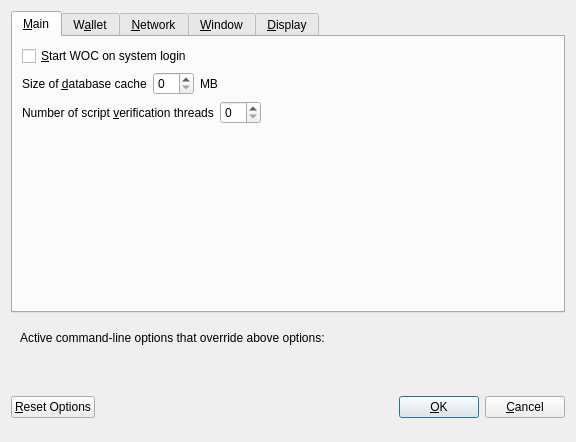
<?xml version="1.0" encoding="UTF-8"?>
<ui version="4.0">
 <class>OptionsDialog</class>
 <widget class="QDialog" name="OptionsDialog">
  <property name="geometry">
   <rect>
    <x>0</x>
    <y>0</y>
    <width>576</width>
    <height>442</height>
   </rect>
  </property>
  <property name="windowTitle">
   <string>Options</string>
  </property>
  <property name="modal">
   <bool>true</bool>
  </property>
  <layout class="QVBoxLayout" name="verticalLayout">
   <item>
    <widget class="QTabWidget" name="tabWidget">
     <property name="currentIndex">
      <number>0</number>
     </property>
     <widget class="QWidget" name="tabMain">
      <attribute name="title">
       <string>&amp;Main</string>
      </attribute>
      <layout class="QVBoxLayout" name="verticalLayout_Main">
       <item>
        <widget class="QCheckBox" name="bitcoinAtStartup">
         <property name="toolTip">
          <string>Automatically start WOC after logging in to the system.</string>
         </property>
         <property name="text">
          <string>&amp;Start WOC on system login</string>
         </property>
        </widget>
       </item>
       <item>
        <layout class="QHBoxLayout" name="horizontalLayout_2_Main">
         <item>
          <widget class="QLabel" name="databaseCacheLabel">
           <property name="text">
            <string>Size of &amp;database cache</string>
           </property>
           <property name="textFormat">
            <enum>Qt::PlainText</enum>
           </property>
           <property name="buddy">
            <cstring>databaseCache</cstring>
           </property>
          </widget>
         </item>
         <item>
          <widget class="QSpinBox" name="databaseCache"/>
         </item>
         <item>
          <widget class="QLabel" name="databaseCacheUnitLabel">
           <property name="text">
            <string>MB</string>
           </property>
           <property name="textFormat">
            <enum>Qt::PlainText</enum>
           </property>
          </widget>
         </item>
         <item>
          <spacer name="horizontalSpacer_2_Main">
           <property name="orientation">
            <enum>Qt::Horizontal</enum>
           </property>
           <property name="sizeHint" stdset="0">
            <size>
             <width>40</width>
             <height>20</height>
            </size>
           </property>
          </spacer>
         </item>
        </layout>
       </item>
       <item>
        <layout class="QHBoxLayout" name="horizontalLayout_3_Main">
         <item>
          <widget class="QLabel" name="threadsScriptVerifLabel">
           <property name="text">
            <string>Number of script &amp;verification threads</string>
           </property>
           <property name="textFormat">
            <enum>Qt::PlainText</enum>
           </property>
           <property name="buddy">
            <cstring>threadsScriptVerif</cstring>
           </property>
          </widget>
         </item>
         <item>
          <widget class="QSpinBox" name="threadsScriptVerif">
           <property name="toolTip">
            <string>(0 = auto, &lt;0 = leave that many cores free)</string>
           </property>
          </widget>
         </item>
         <item>
          <spacer name="horizontalSpacer_3_Main">
           <property name="orientation">
            <enum>Qt::Horizontal</enum>
           </property>
           <property name="sizeHint" stdset="0">
            <size>
             <width>40</width>
             <height>20</height>
            </size>
           </property>
          </spacer>
         </item>
        </layout>
       </item>
       <item>
        <spacer name="verticalSpacer_2">
         <property name="orientation">
          <enum>Qt::Vertical</enum>
         </property>
         <property name="sizeHint" stdset="0">
          <size>
           <width>20</width>
           <height>40</height>
          </size>
         </property>
        </spacer>
       </item>
      </layout>
     </widget>
     <widget class="QWidget" name="tabWallet">
      <attribute name="title">
       <string>W&amp;allet</string>
      </attribute>
      <layout class="QVBoxLayout" name="verticalLayout_Wallet">
       <item>
        <layout class="QHBoxLayout" name="horizontalLayout_2_Wallet">
         <item>
          <widget class="QLabel" name="labelStakeSplitThresholdText">
           <property name="text">
            <string>Stake split threshold:</string>
           </property>
          </widget>
         </item>
         <item>
          <widget class="QSpinBox" name="spinBoxStakeSplitThreshold">
           <property name="minimum">
            <number>1</number>
           </property>
           <property name="maximum">
            <number>999999</number>
           </property>
          </widget>
         </item>
        </layout>
       </item>
       <item>
        <widget class="QGroupBox" name="groupBox">
         <property name="title">
          <string>Expert</string>
         </property>
         <layout class="QVBoxLayout" name="verticalLayout_2">
          <item>
           <widget class="QCheckBox" name="coinControlFeatures">
            <property name="toolTip">
             <string>Whether to show coin control features or not.</string>
            </property>
            <property name="text">
             <string>Enable coin &amp;control features</string>
            </property>
           </widget>
          </item>
          <item>
           <widget class="QCheckBox" name="showMasternodesTab">
            <property name="toolTip">
             <string>Show additional tab listing all your masternodes in first sub-tab&lt;br/&gt;and all masternodes on the network in second sub-tab.</string>
            </property>
            <property name="text">
             <string>Show Masternodes Tab</string>
            </property>
           </widget>
          </item>
          <item>
           <widget class="QCheckBox" name="spendZeroConfChange">
            <property name="toolTip">
             <string>If you disable the spending of unconfirmed change, the change from a transaction&lt;br/&gt;cannot be used until that transaction has at least one confirmation.&lt;br/&gt;This also affects how your balance is computed.</string>
            </property>
            <property name="text">
             <string>&amp;Spend unconfirmed change</string>
            </property>
           </widget>
          </item>
         </layout>
        </widget>
       </item>
       <item>
        <spacer name="verticalSpacer_Wallet">
         <property name="orientation">
          <enum>Qt::Vertical</enum>
         </property>
         <property name="sizeHint" stdset="0">
          <size>
           <width>20</width>
           <height>40</height>
          </size>
         </property>
        </spacer>
       </item>
      </layout>
     </widget>
     <widget class="QWidget" name="tabNetwork">
      <attribute name="title">
       <string>&amp;Network</string>
      </attribute>
      <layout class="QVBoxLayout" name="verticalLayout_Network">
       <item>
        <widget class="QCheckBox" name="mapPortUpnp">
         <property name="toolTip">
          <string>Automatically open the WOC client port on the router. This only works when your router supports UPnP and it is enabled.</string>
         </property>
         <property name="text">
          <string>Map port using &amp;UPnP</string>
         </property>
        </widget>
       </item>
       <item>
        <widget class="QCheckBox" name="allowIncoming">
         <property name="toolTip">
          <string>Accept connections from outside</string>
         </property>
         <property name="text">
          <string>Allow incoming connections</string>
         </property>
        </widget>
       </item>
       <item>
        <widget class="QCheckBox" name="connectSocks">
         <property name="toolTip">
          <string>Connect to the WOC network through a SOCKS5 proxy.</string>
         </property>
         <property name="text">
          <string>&amp;Connect through SOCKS5 proxy (default proxy):</string>
         </property>
        </widget>
       </item>
       <item>
        <layout class="QHBoxLayout" name="horizontalLayout_1_Network">
         <item>
          <widget class="QLabel" name="proxyIpLabel">
           <property name="text">
            <string>Proxy &amp;IP:</string>
           </property>
           <property name="textFormat">
            <enum>Qt::PlainText</enum>
           </property>
           <property name="buddy">
            <cstring>proxyIp</cstring>
           </property>
          </widget>
         </item>
         <item>
          <widget class="QValidatedLineEdit" name="proxyIp">
           <property name="minimumSize">
            <size>
             <width>140</width>
             <height>0</height>
            </size>
           </property>
           <property name="maximumSize">
            <size>
             <width>140</width>
             <height>16777215</height>
            </size>
           </property>
           <property name="toolTip">
            <string>IP address of the proxy (e.g. IPv4: 127.0.0.1 / IPv6: ::1)</string>
           </property>
          </widget>
         </item>
         <item>
          <widget class="QLabel" name="proxyPortLabel">
           <property name="text">
            <string>&amp;Port:</string>
           </property>
           <property name="textFormat">
            <enum>Qt::PlainText</enum>
           </property>
           <property name="buddy">
            <cstring>proxyPort</cstring>
           </property>
          </widget>
         </item>
         <item>
          <widget class="QLineEdit" name="proxyPort">
           <property name="minimumSize">
            <size>
             <width>55</width>
             <height>0</height>
            </size>
           </property>
           <property name="maximumSize">
            <size>
             <width>55</width>
             <height>16777215</height>
            </size>
           </property>
           <property name="toolTip">
            <string>Port of the proxy (e.g. 9050)</string>
           </property>
          </widget>
         </item>
         <item>
          <spacer name="horizontalSpacer_1_Network">
           <property name="orientation">
            <enum>Qt::Horizontal</enum>
           </property>
           <property name="sizeHint" stdset="0">
            <size>
             <width>40</width>
             <height>20</height>
            </size>
           </property>
          </spacer>
         </item>
        </layout>
       </item>
       <item>
        <spacer name="verticalSpacer_Network">
         <property name="orientation">
          <enum>Qt::Vertical</enum>
         </property>
         <property name="sizeHint" stdset="0">
          <size>
           <width>20</width>
           <height>40</height>
          </size>
         </property>
        </spacer>
       </item>
      </layout>
     </widget>
     <widget class="QWidget" name="tabWindow">
      <attribute name="title">
       <string>&amp;Window</string>
      </attribute>
      <layout class="QVBoxLayout" name="verticalLayout_Window">
       <item>
        <widget class="QCheckBox" name="minimizeToTray">
         <property name="toolTip">
          <string>Show only a tray icon after minimizing the window.</string>
         </property>
         <property name="text">
          <string>&amp;Minimize to the tray instead of the taskbar</string>
         </property>
        </widget>
       </item>
       <item>
        <widget class="QCheckBox" name="minimizeOnClose">
         <property name="toolTip">
          <string>Minimize instead of exit the application when the window is closed. When this option is enabled, the application will be closed only after selecting Quit in the menu.</string>
         </property>
         <property name="text">
          <string>M&amp;inimize on close</string>
         </property>
        </widget>
       </item>
       <item>
        <spacer name="verticalSpacer_Window">
         <property name="orientation">
          <enum>Qt::Vertical</enum>
         </property>
         <property name="sizeHint" stdset="0">
          <size>
           <width>20</width>
           <height>40</height>
          </size>
         </property>
        </spacer>
       </item>
      </layout>
     </widget>
     <widget class="QWidget" name="tabDisplay">
      <attribute name="title">
       <string>&amp;Display</string>
      </attribute>
      <layout class="QVBoxLayout" name="verticalLayout_Display">
       <item>
        <layout class="QHBoxLayout" name="horizontalLayout_1_Display">
         <item>
          <widget class="QLabel" name="langLabel">
           <property name="text">
            <string>User Interface &amp;language:</string>
           </property>
           <property name="textFormat">
            <enum>Qt::PlainText</enum>
           </property>
           <property name="buddy">
            <cstring>lang</cstring>
           </property>
          </widget>
         </item>
         <item>
          <widget class="QValueComboBox" name="lang">
           <property name="toolTip">
            <string>The user interface language can be set here. This setting will take effect after restarting WOC.</string>
           </property>
          </widget>
         </item>
        </layout>
       </item>
       <item>
        <widget class="QLabel" name="label_3">
         <property name="toolTip">
          <string notr="true"/>
         </property>
         <property name="statusTip">
          <string notr="true"/>
         </property>
         <property name="whatsThis">
          <string notr="true"/>
         </property>
         <property name="accessibleName">
          <string notr="true"/>
         </property>
         <property name="text">
          <string>Language missing or translation incomplete? Help contributing translations here:
https://discord.gg/zgcXB76</string>
         </property>
         <property name="wordWrap">
          <bool>true</bool>
         </property>
         <property name="openExternalLinks">
          <bool>true</bool>
         </property>
         <property name="textInteractionFlags">
          <set>Qt::TextBrowserInteraction</set>
         </property>
        </widget>
       </item>
       <item>
        <layout class="QHBoxLayout" name="horizontalLayout_2_Display" stretch="0,0">
         <item>
          <widget class="QLabel" name="themeLabel">
           <property name="text">
            <string>User Interface Theme:</string>
           </property>
          </widget>
         </item>
         <item>
          <widget class="QValueComboBox" name="theme"/>
         </item>
        </layout>
       </item>
       <item>
        <widget class="QWidget" name="verticalDisplayWidget" native="true">
         <layout class="QVBoxLayout" name="verticalDisplayLayout">
          <property name="margin">
           <number>0</number>
          </property>
          <item>
           <widget class="Line" name="line">
            <property name="orientation">
             <enum>Qt::Horizontal</enum>
            </property>
           </widget>
          </item>
          <item>
           <layout class="QHBoxLayout" name="horizontalLayout_3_Display">
            <item>
             <widget class="QLabel" name="unitLabel">
              <property name="text">
               <string>Unit to show amounts in:</string>
              </property>
              <property name="textFormat">
               <enum>Qt::PlainText</enum>
              </property>
             </widget>
            </item>
            <item>
             <widget class="QValueComboBox" name="unit">
              <property name="toolTip">
               <string>Choose the default subdivision unit to show in the interface and when sending coins.</string>
              </property>
             </widget>
            </item>
           </layout>
          </item>
          <item>
           <layout class="QHBoxLayout" name="horizontalLayout_4_Display">
            <item>
             <widget class="QLabel" name="digitsLabel">
              <property name="text">
               <string>Decimal digits</string>
              </property>
             </widget>
            </item>
            <item>
             <widget class="QValueComboBox" name="digits"/>
            </item>
           </layout>
          </item>
          <item>
           <layout class="QHBoxLayout" name="horizontalLayout_5_Display">
            <item>
             <widget class="QCheckBox" name="checkBoxHideZeroBalances">
              <property name="toolTip">
               <string>Hide empty balances</string>
              </property>
              <property name="layoutDirection">
               <enum>Qt::LeftToRight</enum>
              </property>
              <property name="text">
               <string>Hide empty balances</string>
              </property>
             </widget>
            </item>
            <item>
             <widget class="QCheckBox" name="checkBoxHideOrphans">
              <property name="toolTip">
               <string>Hide orphan stakes in transaction lists</string>
              </property>
              <property name="text">
               <string>Hide orphan stakes</string>
              </property>
             </widget>
            </item>
            <item>
             <spacer name="horizontalSpacer">
              <property name="orientation">
               <enum>Qt::Horizontal</enum>
              </property>
              <property name="sizeHint" stdset="0">
               <size>
                <width>40</width>
                <height>20</height>
               </size>
              </property>
             </spacer>
            </item>
           </layout>
          </item>
          <item>
           <layout class="QHBoxLayout" name="horizontalLayout_6_Display">
            <item>
             <widget class="QLabel" name="thirdPartyTxUrlsLabel">
              <property name="toolTip">
               <string>Third party URLs (e.g. a block explorer) that appear in the transactions tab as context menu items. %s in the URL is replaced by transaction hash. Multiple URLs are separated by vertical bar |.</string>
              </property>
              <property name="text">
               <string>Third party transaction URLs</string>
              </property>
             </widget>
            </item>
            <item>
             <widget class="QLineEdit" name="thirdPartyTxUrls">
              <property name="toolTip">
               <string>Third party URLs (e.g. a block explorer) that appear in the transactions tab as context menu items. %s in the URL is replaced by transaction hash. Multiple URLs are separated by vertical bar |.</string>
              </property>
             </widget>
            </item>
           </layout>
          </item>
         </layout>
        </widget>
       </item>
       <item>
        <spacer name="verticalSpacer">
         <property name="orientation">
          <enum>Qt::Vertical</enum>
         </property>
         <property name="sizeHint" stdset="0">
          <size>
           <width>20</width>
           <height>40</height>
          </size>
         </property>
        </spacer>
       </item>
      </layout>
     </widget>
    </widget>
   </item>
   <item>
    <widget class="QFrame" name="frame">
     <layout class="QVBoxLayout" name="verticalLayout_Bottom">
      <item>
       <layout class="QHBoxLayout" name="horizontalLayout_Bottom">
        <item>
         <widget class="QLabel" name="overriddenByCommandLineInfoLabel">
          <property name="text">
           <string>Active command-line options that override above options:</string>
          </property>
          <property name="textFormat">
           <enum>Qt::PlainText</enum>
          </property>
         </widget>
        </item>
        <item>
         <spacer name="horizontalSpacer_Bottom">
          <property name="orientation">
           <enum>Qt::Horizontal</enum>
          </property>
          <property name="sizeHint" stdset="0">
           <size>
            <width>40</width>
            <height>20</height>
           </size>
          </property>
         </spacer>
        </item>
       </layout>
      </item>
      <item>
       <widget class="QLabel" name="overriddenByCommandLineLabel">
        <property name="text">
         <string/>
        </property>
        <property name="textFormat">
         <enum>Qt::PlainText</enum>
        </property>
        <property name="wordWrap">
         <bool>true</bool>
        </property>
       </widget>
      </item>
     </layout>
    </widget>
   </item>
   <item>
    <layout class="QHBoxLayout" name="horizontalLayout_Buttons">
     <item>
      <widget class="QPushButton" name="resetButton">
       <property name="toolTip">
        <string>Reset all client options to default.</string>
       </property>
       <property name="text">
        <string>&amp;Reset Options</string>
       </property>
       <property name="autoDefault">
        <bool>false</bool>
       </property>
      </widget>
     </item>
     <item>
      <spacer name="horizontalSpacer_1">
       <property name="orientation">
        <enum>Qt::Horizontal</enum>
       </property>
       <property name="sizeHint" stdset="0">
        <size>
         <width>40</width>
         <height>48</height>
        </size>
       </property>
      </spacer>
     </item>
     <item>
      <widget class="QLabel" name="statusLabel">
       <property name="minimumSize">
        <size>
         <width>200</width>
         <height>0</height>
        </size>
       </property>
       <property name="font">
        <font>
         <weight>75</weight>
         <bold>true</bold>
        </font>
       </property>
       <property name="text">
        <string/>
       </property>
       <property name="textFormat">
        <enum>Qt::PlainText</enum>
       </property>
       <property name="wordWrap">
        <bool>true</bool>
       </property>
      </widget>
     </item>
     <item>
      <spacer name="horizontalSpacer_2">
       <property name="orientation">
        <enum>Qt::Horizontal</enum>
       </property>
       <property name="sizeHint" stdset="0">
        <size>
         <width>40</width>
         <height>48</height>
        </size>
       </property>
      </spacer>
     </item>
     <item>
      <widget class="QPushButton" name="okButton">
       <property name="text">
        <string>&amp;OK</string>
       </property>
       <property name="autoDefault">
        <bool>false</bool>
       </property>
       <property name="default">
        <bool>true</bool>
       </property>
      </widget>
     </item>
     <item>
      <widget class="QPushButton" name="cancelButton">
       <property name="text">
        <string>&amp;Cancel</string>
       </property>
       <property name="autoDefault">
        <bool>false</bool>
       </property>
      </widget>
     </item>
    </layout>
   </item>
  </layout>
 </widget>
 <customwidgets>
  <customwidget>
   <class>QValidatedLineEdit</class>
   <extends>QLineEdit</extends>
   <header>qvalidatedlineedit.h</header>
  </customwidget>
  <customwidget>
   <class>QValueComboBox</class>
   <extends>QComboBox</extends>
   <header>qvaluecombobox.h</header>
  </customwidget>
 </customwidgets>
 <resources/>
 <connections/>
</ui>
